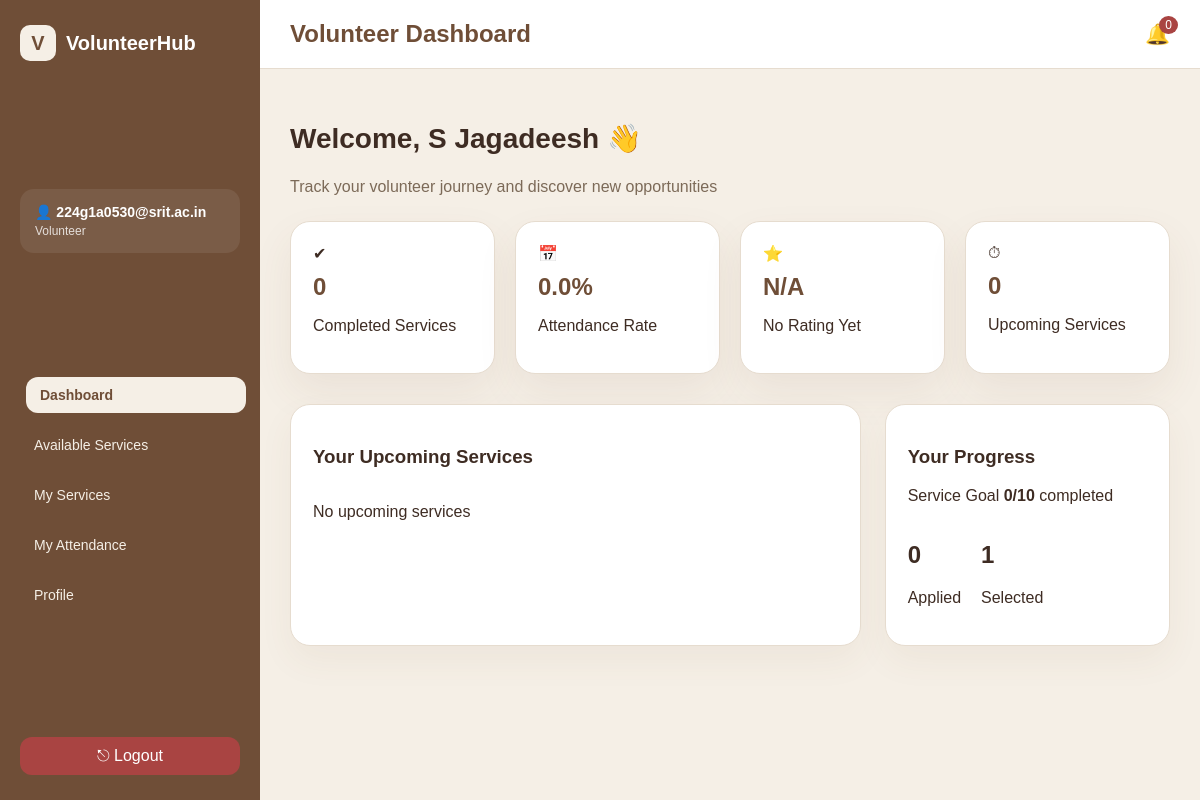
The app's page /volunteer/ (signed in) with its own data.
### app1/models.py (models this page shows, shortened)
class User(AbstractUser):
    ROLE_CHOICES = (
        ('ADMIN', 'Admin'),
        ('VOLUNTEER', 'Volunteer'),
        ('ORGANIZATION', 'Organization'),
    )
    role = models.CharField(max_length=20, choices=ROLE_CHOICES)

class VolunteerProfile(models.Model):
    user = models.OneToOneField(User, on_delete=models.CASCADE)
    full_name = models.CharField(max_length=100)
    phone = models.CharField(max_length=15)
    student_id = models.CharField(max_length=20)
    department = models.CharField(max_length=20, default="", blank=True)
    year = models.CharField(max_length=20)
    skills = models.TextField(blank=True)
    photo = models.ImageField(upload_to="profiles/", blank=True, null=True)
    cover_photo = models.ImageField(upload_to="covers/", blank=True, null=True)
    rating = models.FloatField(default=0)
    attendance = models.IntegerField(default=0)
    GENDER_CHOICES = (
        ("MALE", "Male"),
        ("FEMALE", "Female"),
        ("OTHER", "Other"),
    )
    gender = models.CharField(
        max_length=10,
        choices=GENDER_CHOICES,
        blank=True
    )

### app1/views.py (the view)
# urls.py: path('volunteer/',views.volunteer_dashboard_page,name='volunteer_home'),
@login_required
def volunteer_dashboard_page(request):
    if request.user.role != "VOLUNTEER":
        return redirect("login")
    profile, created = VolunteerProfile.objects.get_or_create(
        user=request.user,
        defaults={
            "full_name": request.user.email.split("@")[0],
            "phone": "",
            "student_id": "",
            "department": "",
            "year": "",
            "skills": ""
        }
    )
    today = now().date()
    applied = Application.objects.filter(
        volunteer=profile,
        status="APPLIED"
    ).count()
    selected = Application.objects.filter(
        volunteer=profile,
        status="SELECTED"
    ).count()
    completed = Application.objects.filter(
        volunteer=profile,
        status="COMPLETED"
    ).count()
    selected_apps = Application.objects.filter(
        volunteer=profile,
        status="SELECTED"
    ).select_related("service")
    total_days = 0
    total_present = 0
    today = timezone.now().date()
    for app in selected_apps:
        service = app.service
        if service.start_date and service.end_date:
            effective_end = min(service.end_date, today)
            if effective_end >= service.start_date:
                event_days = (effective_end - service.start_date).days + 1
                total_days += event_days
        present_days = Attendance.objects.filter(
            application=app,
            is_present=True
        ).count()
        total_present += present_days
    overall_attendance = (
        round((total_present / total_days) * 100, 2)
        if total_days > 0 else 0
    )
    ratings = Application.objects.filter(
        volunteer=profile,
        rating__gt=0  # only real ratings
    ).values_list("rating", flat=True)
    ratings = list(ratings)
    if ratings:
        avg_rating = round(sum(ratings) / len(ratings), 2)
        profile.rating = avg_rating
        profile.save()
    else:
        profile.rating = None
        avg_rating = None
    goal = 10
    upcoming_services = Application.objects.filter(
        volunteer=profile,
        status="SELECTED",
        service__start_date__gte=today
    ).select_related(
        "service",
        "service__organization",
        "service__organization__user"
    ).order_by("service__start_date")
    return render(
        request,
        "volunteer/dashboard.html",
        {
            "profile": profile,
            "applied_count": applied,
            "selected_count": selected,
            "completed": completed,
            "goal": goal,
            "upcoming_services": upcoming_services,
            "overall_attendance": overall_attendance,
            "active_page": "dashboard",
        }
    )

### app1/templates/volunteer/dashboard.html (shortened to what this page needs)
{% extends "base_volunteer.html" %}
{% block content %}
<h1 class="welcome">
    Welcome, {{ profile.full_name }} 👋
</h1>
<p class="subtitle">
    Track your volunteer journey and discover new opportunities
</p>
<div class="stats">
    <div class="stat-card green">
        <div class="icon">✔</div>
        <h2>{{ completed }}</h2>
        <p>Completed Services</p>
    </div>
    <div class="stat-card blue">
        <div class="icon">📅</div>
        <h2>{{ overall_attendance }}%</h2>
        <p>Attendance Rate</p>
    </div>
    <div class="stat-card yellow">
        <div class="icon">⭐</div>
        {% if profile.rating %}
            <h2>{{ profile.rating }}/5</h2>
            <p>Average Rating</p>
        {% else %}
            <h2>N/A</h2>
            <p>No Rating Yet</p>
        {% endif %}
    </div>
    <div class="stat-card cyan">
        <div class="icon">⏱</div>
        <h2>{{ upcoming_services|length }}</h2>
        <p>Upcoming Services</p>
    </div>
</div>
<div class="lower-grid">
    <div class="card">
        <div class="card-header">
            <h3>Your Upcoming Services</h3>
        </div>
        {% if upcoming_services %}
            <div class="upcoming-grid">
                {% for s in upcoming_services %}
                <div class="upcoming-card">
                    <h4>{{ s.service.title }}</h4>
                    <p><strong>Organization:</strong> {{ s.service.organization.organization_name }}</p>
                    <p><strong>Email:</strong> {{ s.service.organization.user.email }}</p>
                    <p>📍 {{ s.service.location }}</p>
                    <p>📅 {{ s.service.start_date }}</p>
                    <p>📅 {{ s.service.end_date }}</p>
                    {% if s.status == "SELECTED" %}
                        {% if not s.absence_requested %}
                            <form method="post" action="{% url 'request_absence' s.id %}">
                                {% csrf_token %}
                                <button style="
                                    margin-top:10px;
                                    background:#ef4444;
                                    color:white;
                                    padding:8px 14px;
                                    border:none;
                                    border-radius:8px;
                                    cursor:pointer;">
                                    Request Absence
                                </button>
                            </form>
                        {% elif s.absence_requested and not s.absence_approved %}
                            <p style="color:orange;font-weight:600;margin-top:8px;">
                                Absence Requested (Waiting for approval)
                            </p>
                        {% elif s.absence_approved %}
                            <p style="color:red;font-weight:600;margin-top:8px;">
                                Absence Approved
                            </p>
                        {% endif %}
                    {% endif %}
                    <a href="{% url 'volunteer_available_services' %}" class="view-btn">
                        View Details →
                    </a>
                </div>
                {% endfor %}
            </div>
        {% else %}
            <p>No upcoming services</p>
        {% endif %}
    </div>
    <div class="card">
        <h3>Your Progress</h3>
        <p>Service Goal <b>{{ completed }}/10</b> completed</p>
        <div class="mini-stats">
            <div>
                <h2>{{ applied_count }}</h2>
                <p>Applied</p>
            </div>
            <div>
                <h2>{{ selected_count }}</h2>
                <p>Selected</p>
            </div>
        </div>
    </div>
</div>
{% endblock %}

### app1/templates/base_volunteer.html (shortened to what this page needs)
{% load static %}
<!DOCTYPE html>
<html>
<head>
    <link rel="stylesheet" href="{% static 'css/volunteer_dashboard.css' %}">
</head>
<body>
<div class="app">
    <aside class="sidebar">
        <div class="logo">
            <div class="logo-icon">V</div>
            <span>VolunteerHub</span>
        </div>
        <div class="profile-box">
            <div>
                <h4>👤 {{ request.user.username }}</h4>
                <p >    Volunteer</p>
            </div>
        </div>
<nav class="menu">
    <a href="/volunteer/dashboard/"
       class="{% if active_page == 'dashboard' %}active{% endif %}">
        Dashboard
    </a>
    <a href="{% url 'volunteer_available_services' %}"
       class="{% if active_page == 'services' %}active{% endif %}">
        Available Services
    </a>
    <a href="/volunteer/applications/"
       class="{% if active_page == 'applications' %}active{% endif %}">
        My Services
    </a>
    <a href="/volunteer/attendance/"
        class="{% if active_page == 'volunteer_attendance' %} active {%endif %}">
        My Attendance
    </a>
    <a href="{% url 'volunteer_profile' %}"
       class="{% if active_page == 'profile' %}active{% endif %}">
        Profile
    </a>
</nav>
        <div class="sidebar-footer">
            <a class="logout" href="{% url 'logout' %}">⎋ Logout</a>
        </div>
    </aside>
    <main class="main">
        <header class="topbar">
            <h2>Volunteer Dashboard</h2>
            <div class="notification-wrapper">
    <div class="bell" onclick="toggleNotifications()">
        🔔
        <span id="notifCount" class="notif-count">0</span>
    </div>
</div>
        </header>
        <section class="content">
            {% block content %}
            {% endblock %}
        </section>
    </main>
</div>
</body>
</html>

### app1/static/css/volunteer_dashboard.css (style rules this page uses)
* { box-sizing: border-box; font-family: "Poppins", sans-serif; }
html, body { height: 100%; margin: 0; overflow: hidden; background: #f5efe6; }
.app { display: flex; height: 100vh; }
.sidebar { width: 260px; background: #6f4e37; color: #f5efe6; padding: 20px; display: flex; flex-direction: column; height: 100vh; overflow: hidden; }
.logo { display: flex; align-items: center; gap: 10px; font-weight: bold; font-size: 18px; margin-bottom: 25px; color: white; }
.logo-icon { background: #8b5e3c; color: white; padding: 8px 12px; border-radius: 12px; }
.profile-box { background: #8b5e3c; padding: 14px; border-radius: 14px; margin-bottom: 20px; }
.profile-box h4 { margin: 0; font-size: 14px; }
.profile-box p { margin: 4px 0 0; font-size: 12px; opacity: 0.8; }
.menu { margin-top: 20px; }
.menu a { display: block; padding: 12px 14px; margin-bottom: 6px; border-radius: 12px; text-decoration: none; color: #f5efe6; font-size: 14px; transition: 0.3s ease; }
.menu a.active, .menu a:hover { background: #a47149; transform: translateX(6px); }
.sidebar-footer { margin-top: auto; padding-top: 15px; }
.logout { color: #ffd6d6; text-decoration: none; }
.main { flex: 1; display: flex; flex-direction: column; height: 100vh; }
.topbar { background: white; padding: 20px 30px; border-bottom: 1px solid #e6dccf; display: flex; justify-content: space-between; align-items: center; flex-shrink: 0; }
.content { padding: 30px; flex: 1; overflow-y: auto; }
.welcome { font-size: 28px; color: #3e2c23; }
.subtitle { color: #7c6a58; margin-bottom: 25px; }
.stats { display: grid; grid-template-columns: repeat(4, 1fr); gap: 20px; }
.stat-card { padding: 22px; border-radius: 20px; background: white; border: 1px solid #e6dccf; box-shadow: 0 18px 40px rgba(111,78,55,0.08); }
.stat-card h2 { margin: 10px 0; color: #6f4e37; }
.green, .blue, .yellow, .cyan { background: white; }
.lower-grid { display: grid; grid-template-columns: 2fr 1fr; gap: 20px; margin-top: 30px; }
.card { background: white; padding: 22px; border-radius: 20px; border: 1px solid #e6dccf; box-shadow: 0 15px 35px rgba(111,78,55,0.06); }
.card-header { display: flex; justify-content: space-between; }
.mini-stats { display: flex; gap: 20px; }
.notification-wrapper { position: relative; z-index: 9999; }
.bell { cursor: pointer; font-size: 22px; color: #6f4e37; position: relative; }
.notif-count { position: absolute; top: -5px; right: -8px; background: #a94442; color: white; font-size: 11px; padding: 2px 6px; border-radius: 50%; }

### app1/templates/base_volunteer.html (style rules this page uses)
body { margin:0; font-family:'Poppins',sans-serif; background:#f5efe6; color:#3e2c23; }
.app { display:flex; min-height:100vh; }
.sidebar { width:260px; background:#6f4e37; color:white; display:flex; flex-direction:column; justify-content:space-between; padding:25px 20px; }
.logo { display:flex; align-items:center; gap:10px; font-size:20px; font-weight:700; }
.logo-icon { width:36px; height:36px; border-radius:10px; background:#f5efe6; color:#6f4e37; display:flex; align-items:center; justify-content:center; font-weight:700; }
.profile-box { margin:30px 0; padding:15px; background:rgba(255,255,255,.08); border-radius:14px; }
.menu { display:flex; flex-direction:column; gap:8px; }
.menu a { text-decoration:none; color:#f5efe6; padding:10px 14px; border-radius:12px; transition:0.3s ease; font-weight:500; }
.menu a.active { background:#f5efe6; color:#6f4e37; font-weight:600; }
.sidebar-footer { margin-top:30px; }
.logout { text-decoration:none; color:white; padding:10px 14px; border-radius:12px; display:block; background:#a94442; text-align:center; transition:0.3s; }
.main { flex:1; display:flex; flex-direction:column; }
.topbar { background:white; padding:20px 30px; display:flex; justify-content:space-between; align-items:center; border-bottom:1px solid #e6dccf; }
.topbar h2 { margin:0; color:#6f4e37; }
.notification-wrapper { position:relative; }
.bell { cursor:pointer; font-size:20px; position:relative; }
.notif-count { position:absolute; top:-6px; right:-8px; background:#a94442; color:white; font-size:12px; padding:2px 6px; border-radius:50%; }
.content { padding:30px; }

### app1/templates/volunteer/dashboard.html (style rules this page uses)
.lower-grid { display:grid; grid-template-columns:2fr 1fr; gap:24px; margin-top:30px; }

### records on screen
User: user.username "224g1a0530@srit.ac.in"
VolunteerProfile: full_name "S Jagadeesh"

### other values on screen
{{ completed }} "0"
{{ overall_attendance }} "0.0"
{{ upcoming_services|length }} "0"
{{ applied_count }} "0"
{{ selected_count }} "1"
